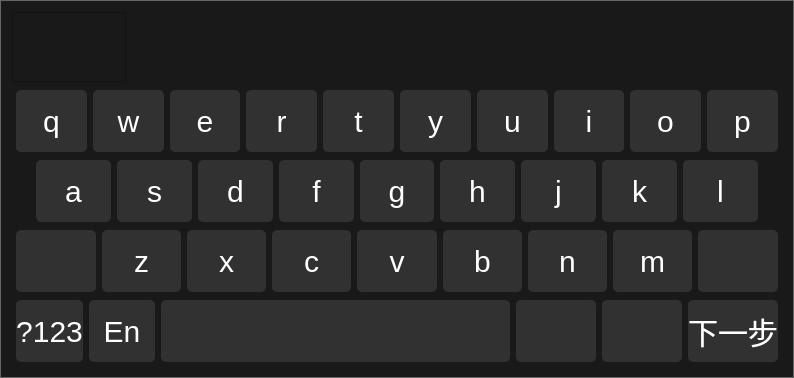
<?xml version="1.0" encoding="UTF-8"?>
<ui version="4.0">
 <class>KeyBoard</class>
 <widget class="QWidget" name="KeyBoard">
  <property name="geometry">
   <rect>
    <x>0</x>
    <y>0</y>
    <width>794</width>
    <height>378</height>
   </rect>
  </property>
  <property name="windowTitle">
   <string>Form</string>
  </property>
  <property name="styleSheet">
   <string notr="true">QWidget#KeyBoard{border:1px solid #666666;}
QWidget{font-size: 30px;background-color:#191919;color:#FFFFFF;}
QPushButton{
margin: 2px;
border-radius: 5px;
background: #313131;}

QPushButton:pressed{
background: #F95717 ;}

QPushButton#textinputBtn{
background:transparent;
}


QListWidget{font-size: 30px;outline: none;border:1px solid
#000000;color: #FFFFFF;background:transparent; }
QListWidget::item { background: transparent; color: #FFFFFF; }
QListWidget::item:pressed { background: #D9EEFB; }
QListWidget::item:selected {color: #6792E2; }
QLineEdit{font-size: 30px;outline: none; border:1px solid
#000000;}</string>
  </property>
  <layout class="QVBoxLayout" name="verticalLayout_2" stretch="1,5">
   <property name="spacing">
    <number>0</number>
   </property>
   <property name="leftMargin">
    <number>10</number>
   </property>
   <property name="topMargin">
    <number>10</number>
   </property>
   <property name="rightMargin">
    <number>10</number>
   </property>
   <property name="bottomMargin">
    <number>10</number>
   </property>
   <item>
    <widget class="QWidget" name="widget_chinese" native="true">
     <property name="sizePolicy">
      <sizepolicy hsizetype="Expanding" vsizetype="Preferred">
       <horstretch>0</horstretch>
       <verstretch>0</verstretch>
      </sizepolicy>
     </property>
     <layout class="QHBoxLayout" name="horizontalLayout_5" stretch="1,5,0">
      <property name="spacing">
       <number>2</number>
      </property>
      <property name="leftMargin">
       <number>2</number>
      </property>
      <property name="topMargin">
       <number>2</number>
      </property>
      <property name="rightMargin">
       <number>2</number>
      </property>
      <property name="bottomMargin">
       <number>2</number>
      </property>
      <item>
       <widget class="QScrollArea" name="scrollArea">
        <property name="widgetResizable">
         <bool>true</bool>
        </property>
        <widget class="QWidget" name="scrollAreaWidgetContents">
         <property name="geometry">
          <rect>
           <x>0</x>
           <y>0</y>
           <width>118</width>
           <height>68</height>
          </rect>
         </property>
         <layout class="QHBoxLayout" name="horizontalLayout_7">
          <property name="spacing">
           <number>0</number>
          </property>
          <property name="leftMargin">
           <number>20</number>
          </property>
          <property name="topMargin">
           <number>0</number>
          </property>
          <property name="rightMargin">
           <number>20</number>
          </property>
          <property name="bottomMargin">
           <number>0</number>
          </property>
          <item>
           <widget class="QLabel" name="lineEdit_textinput">
            <property name="sizePolicy">
             <sizepolicy hsizetype="Expanding" vsizetype="Preferred">
              <horstretch>0</horstretch>
              <verstretch>0</verstretch>
             </sizepolicy>
            </property>
            <property name="text">
             <string/>
            </property>
           </widget>
          </item>
         </layout>
        </widget>
       </widget>
      </item>
      <item>
       <widget class="QListWidget" name="listWidget">
        <property name="sizePolicy">
         <sizepolicy hsizetype="Expanding" vsizetype="Expanding">
          <horstretch>0</horstretch>
          <verstretch>0</verstretch>
         </sizepolicy>
        </property>
        <property name="minimumSize">
         <size>
          <width>0</width>
          <height>0</height>
         </size>
        </property>
        <property name="maximumSize">
         <size>
          <width>16777215</width>
          <height>16777215</height>
         </size>
        </property>
        <property name="spacing">
         <number>10</number>
        </property>
       </widget>
      </item>
      <item>
       <widget class="QPushButton" name="textinputBtn">
        <property name="sizePolicy">
         <sizepolicy hsizetype="Expanding" vsizetype="Expanding">
          <horstretch>0</horstretch>
          <verstretch>0</verstretch>
         </sizepolicy>
        </property>
        <property name="styleSheet">
         <string notr="true"/>
        </property>
        <property name="text">
         <string/>
        </property>
        <property name="icon">
         <iconset resource="dict.qrc">
          <normaloff>:/icon/drop_white.png</normaloff>
          <normalon>:/icon/up_white.png</normalon>:/icon/drop_white.png</iconset>
        </property>
        <property name="iconSize">
         <size>
          <width>40</width>
          <height>40</height>
         </size>
        </property>
        <property name="checkable">
         <bool>true</bool>
        </property>
       </widget>
      </item>
     </layout>
    </widget>
   </item>
   <item>
    <widget class="QStackedWidget" name="stackedWidget">
     <widget class="QWidget" name="page">
      <layout class="QVBoxLayout" name="verticalLayout" stretch="1,1,1,1">
       <property name="spacing">
        <number>0</number>
       </property>
       <property name="leftMargin">
        <number>2</number>
       </property>
       <property name="topMargin">
        <number>2</number>
       </property>
       <property name="rightMargin">
        <number>2</number>
       </property>
       <property name="bottomMargin">
        <number>2</number>
       </property>
       <item>
        <widget class="QWidget" name="widget" native="true">
         <layout class="QHBoxLayout" name="horizontalLayout">
          <property name="spacing">
           <number>2</number>
          </property>
          <property name="leftMargin">
           <number>2</number>
          </property>
          <property name="topMargin">
           <number>2</number>
          </property>
          <property name="rightMargin">
           <number>2</number>
          </property>
          <property name="bottomMargin">
           <number>2</number>
          </property>
          <item>
           <widget class="KeyButton" name="pushButton_q">
            <property name="sizePolicy">
             <sizepolicy hsizetype="Preferred" vsizetype="Preferred">
              <horstretch>0</horstretch>
              <verstretch>0</verstretch>
             </sizepolicy>
            </property>
            <property name="text">
             <string>q</string>
            </property>
           </widget>
          </item>
          <item>
           <widget class="KeyButton" name="pushButton_w">
            <property name="sizePolicy">
             <sizepolicy hsizetype="Preferred" vsizetype="Preferred">
              <horstretch>0</horstretch>
              <verstretch>0</verstretch>
             </sizepolicy>
            </property>
            <property name="text">
             <string>w</string>
            </property>
           </widget>
          </item>
          <item>
           <widget class="KeyButton" name="pushButton_e">
            <property name="sizePolicy">
             <sizepolicy hsizetype="Preferred" vsizetype="Preferred">
              <horstretch>0</horstretch>
              <verstretch>0</verstretch>
             </sizepolicy>
            </property>
            <property name="text">
             <string>e</string>
            </property>
           </widget>
          </item>
          <item>
           <widget class="KeyButton" name="pushButton_r">
            <property name="sizePolicy">
             <sizepolicy hsizetype="Preferred" vsizetype="Preferred">
              <horstretch>0</horstretch>
              <verstretch>0</verstretch>
             </sizepolicy>
            </property>
            <property name="text">
             <string>r</string>
            </property>
           </widget>
          </item>
          <item>
           <widget class="KeyButton" name="pushButton_t">
            <property name="sizePolicy">
             <sizepolicy hsizetype="Preferred" vsizetype="Preferred">
              <horstretch>0</horstretch>
              <verstretch>0</verstretch>
             </sizepolicy>
            </property>
            <property name="text">
             <string>t</string>
            </property>
           </widget>
          </item>
          <item>
           <widget class="KeyButton" name="pushButton_y">
            <property name="sizePolicy">
             <sizepolicy hsizetype="Preferred" vsizetype="Preferred">
              <horstretch>0</horstretch>
              <verstretch>0</verstretch>
             </sizepolicy>
            </property>
            <property name="text">
             <string>y</string>
            </property>
           </widget>
          </item>
          <item>
           <widget class="KeyButton" name="pushButton_u">
            <property name="sizePolicy">
             <sizepolicy hsizetype="Preferred" vsizetype="Preferred">
              <horstretch>0</horstretch>
              <verstretch>0</verstretch>
             </sizepolicy>
            </property>
            <property name="text">
             <string>u</string>
            </property>
           </widget>
          </item>
          <item>
           <widget class="KeyButton" name="pushButton_i">
            <property name="sizePolicy">
             <sizepolicy hsizetype="Preferred" vsizetype="Preferred">
              <horstretch>0</horstretch>
              <verstretch>0</verstretch>
             </sizepolicy>
            </property>
            <property name="text">
             <string>i</string>
            </property>
           </widget>
          </item>
          <item>
           <widget class="KeyButton" name="pushButton_o">
            <property name="sizePolicy">
             <sizepolicy hsizetype="Preferred" vsizetype="Preferred">
              <horstretch>0</horstretch>
              <verstretch>0</verstretch>
             </sizepolicy>
            </property>
            <property name="text">
             <string>o</string>
            </property>
           </widget>
          </item>
          <item>
           <widget class="KeyButton" name="pushButton_p">
            <property name="sizePolicy">
             <sizepolicy hsizetype="Preferred" vsizetype="Preferred">
              <horstretch>0</horstretch>
              <verstretch>0</verstretch>
             </sizepolicy>
            </property>
            <property name="text">
             <string>p</string>
            </property>
           </widget>
          </item>
         </layout>
        </widget>
       </item>
       <item>
        <widget class="QWidget" name="widget_2" native="true">
         <layout class="QHBoxLayout" name="horizontalLayout_2">
          <property name="spacing">
           <number>2</number>
          </property>
          <property name="leftMargin">
           <number>2</number>
          </property>
          <property name="topMargin">
           <number>2</number>
          </property>
          <property name="rightMargin">
           <number>2</number>
          </property>
          <property name="bottomMargin">
           <number>2</number>
          </property>
          <item>
           <spacer name="horizontalSpacer">
            <property name="orientation">
             <enum>Qt::Vertical</enum>
            </property>
            <property name="sizeType">
             <enum>QSizePolicy::Fixed</enum>
            </property>
            <property name="sizeHint" stdset="0">
             <size>
              <width>20</width>
              <height>20</height>
             </size>
            </property>
           </spacer>
          </item>
          <item>
           <widget class="KeyButton" name="pushButton_a">
            <property name="sizePolicy">
             <sizepolicy hsizetype="Preferred" vsizetype="Preferred">
              <horstretch>0</horstretch>
              <verstretch>0</verstretch>
             </sizepolicy>
            </property>
            <property name="text">
             <string>a</string>
            </property>
           </widget>
          </item>
          <item>
           <widget class="KeyButton" name="pushButton_s">
            <property name="sizePolicy">
             <sizepolicy hsizetype="Preferred" vsizetype="Preferred">
              <horstretch>0</horstretch>
              <verstretch>0</verstretch>
             </sizepolicy>
            </property>
            <property name="text">
             <string>s</string>
            </property>
           </widget>
          </item>
          <item>
           <widget class="KeyButton" name="pushButton_d">
            <property name="sizePolicy">
             <sizepolicy hsizetype="Preferred" vsizetype="Preferred">
              <horstretch>0</horstretch>
              <verstretch>0</verstretch>
             </sizepolicy>
            </property>
            <property name="text">
             <string>d</string>
            </property>
           </widget>
          </item>
          <item>
           <widget class="KeyButton" name="pushButton_f">
            <property name="sizePolicy">
             <sizepolicy hsizetype="Preferred" vsizetype="Preferred">
              <horstretch>0</horstretch>
              <verstretch>0</verstretch>
             </sizepolicy>
            </property>
            <property name="text">
             <string>f</string>
            </property>
           </widget>
          </item>
          <item>
           <widget class="KeyButton" name="pushButton_g">
            <property name="sizePolicy">
             <sizepolicy hsizetype="Preferred" vsizetype="Preferred">
              <horstretch>0</horstretch>
              <verstretch>0</verstretch>
             </sizepolicy>
            </property>
            <property name="styleSheet">
             <string notr="true"/>
            </property>
            <property name="text">
             <string>g</string>
            </property>
           </widget>
          </item>
          <item>
           <widget class="KeyButton" name="pushButton_h">
            <property name="sizePolicy">
             <sizepolicy hsizetype="Preferred" vsizetype="Preferred">
              <horstretch>0</horstretch>
              <verstretch>0</verstretch>
             </sizepolicy>
            </property>
            <property name="text">
             <string>h</string>
            </property>
           </widget>
          </item>
          <item>
           <widget class="KeyButton" name="pushButton_j">
            <property name="sizePolicy">
             <sizepolicy hsizetype="Preferred" vsizetype="Preferred">
              <horstretch>0</horstretch>
              <verstretch>0</verstretch>
             </sizepolicy>
            </property>
            <property name="text">
             <string>j</string>
            </property>
           </widget>
          </item>
          <item>
           <widget class="KeyButton" name="pushButton_k">
            <property name="sizePolicy">
             <sizepolicy hsizetype="Preferred" vsizetype="Preferred">
              <horstretch>0</horstretch>
              <verstretch>0</verstretch>
             </sizepolicy>
            </property>
            <property name="text">
             <string>k</string>
            </property>
           </widget>
          </item>
          <item>
           <widget class="KeyButton" name="pushButton_l">
            <property name="sizePolicy">
             <sizepolicy hsizetype="Preferred" vsizetype="Preferred">
              <horstretch>0</horstretch>
              <verstretch>0</verstretch>
             </sizepolicy>
            </property>
            <property name="text">
             <string>l</string>
            </property>
           </widget>
          </item>
          <item>
           <spacer name="horizontalSpacer_2">
            <property name="orientation">
             <enum>Qt::Vertical</enum>
            </property>
            <property name="sizeType">
             <enum>QSizePolicy::Fixed</enum>
            </property>
            <property name="sizeHint" stdset="0">
             <size>
              <width>20</width>
              <height>20</height>
             </size>
            </property>
           </spacer>
          </item>
         </layout>
        </widget>
       </item>
       <item>
        <widget class="QWidget" name="widget_3" native="true">
         <layout class="QHBoxLayout" name="horizontalLayout_3">
          <property name="spacing">
           <number>2</number>
          </property>
          <property name="leftMargin">
           <number>2</number>
          </property>
          <property name="topMargin">
           <number>2</number>
          </property>
          <property name="rightMargin">
           <number>2</number>
          </property>
          <property name="bottomMargin">
           <number>2</number>
          </property>
          <item>
           <widget class="KeyButton" name="pushButton_shift">
            <property name="sizePolicy">
             <sizepolicy hsizetype="Preferred" vsizetype="Preferred">
              <horstretch>0</horstretch>
              <verstretch>0</verstretch>
             </sizepolicy>
            </property>
            <property name="text">
             <string/>
            </property>
            <property name="icon">
             <iconset resource="dict.qrc">
              <normaloff>:/icon/lowercase.png</normaloff>
              <normalon>:/icon/uppercase.png</normalon>:/icon/lowercase.png</iconset>
            </property>
            <property name="iconSize">
             <size>
              <width>40</width>
              <height>40</height>
             </size>
            </property>
            <property name="checkable">
             <bool>true</bool>
            </property>
           </widget>
          </item>
          <item>
           <widget class="KeyButton" name="pushButton_z">
            <property name="sizePolicy">
             <sizepolicy hsizetype="Preferred" vsizetype="Preferred">
              <horstretch>0</horstretch>
              <verstretch>0</verstretch>
             </sizepolicy>
            </property>
            <property name="text">
             <string>z</string>
            </property>
           </widget>
          </item>
          <item>
           <widget class="KeyButton" name="pushButton_x">
            <property name="sizePolicy">
             <sizepolicy hsizetype="Preferred" vsizetype="Preferred">
              <horstretch>0</horstretch>
              <verstretch>0</verstretch>
             </sizepolicy>
            </property>
            <property name="text">
             <string>x</string>
            </property>
           </widget>
          </item>
          <item>
           <widget class="KeyButton" name="pushButton_c">
            <property name="sizePolicy">
             <sizepolicy hsizetype="Preferred" vsizetype="Preferred">
              <horstretch>0</horstretch>
              <verstretch>0</verstretch>
             </sizepolicy>
            </property>
            <property name="text">
             <string>c</string>
            </property>
           </widget>
          </item>
          <item>
           <widget class="KeyButton" name="pushButton_v">
            <property name="sizePolicy">
             <sizepolicy hsizetype="Preferred" vsizetype="Preferred">
              <horstretch>0</horstretch>
              <verstretch>0</verstretch>
             </sizepolicy>
            </property>
            <property name="text">
             <string>v</string>
            </property>
           </widget>
          </item>
          <item>
           <widget class="KeyButton" name="pushButton_b">
            <property name="sizePolicy">
             <sizepolicy hsizetype="Preferred" vsizetype="Preferred">
              <horstretch>0</horstretch>
              <verstretch>0</verstretch>
             </sizepolicy>
            </property>
            <property name="text">
             <string>b</string>
            </property>
           </widget>
          </item>
          <item>
           <widget class="KeyButton" name="pushButton_n">
            <property name="sizePolicy">
             <sizepolicy hsizetype="Preferred" vsizetype="Preferred">
              <horstretch>0</horstretch>
              <verstretch>0</verstretch>
             </sizepolicy>
            </property>
            <property name="text">
             <string>n</string>
            </property>
           </widget>
          </item>
          <item>
           <widget class="KeyButton" name="pushButton_m">
            <property name="sizePolicy">
             <sizepolicy hsizetype="Preferred" vsizetype="Preferred">
              <horstretch>0</horstretch>
              <verstretch>0</verstretch>
             </sizepolicy>
            </property>
            <property name="text">
             <string>m</string>
            </property>
           </widget>
          </item>
          <item>
           <widget class="KeyButton" name="pushButton_back">
            <property name="sizePolicy">
             <sizepolicy hsizetype="Preferred" vsizetype="Preferred">
              <horstretch>0</horstretch>
              <verstretch>0</verstretch>
             </sizepolicy>
            </property>
            <property name="text">
             <string/>
            </property>
            <property name="icon">
             <iconset resource="dict.qrc">
              <normaloff>:/icon/backspace.png</normaloff>:/icon/backspace.png</iconset>
            </property>
            <property name="iconSize">
             <size>
              <width>40</width>
              <height>40</height>
             </size>
            </property>
           </widget>
          </item>
         </layout>
        </widget>
       </item>
       <item>
        <widget class="QWidget" name="widget_4" native="true">
         <layout class="QHBoxLayout" name="horizontalLayout_4" stretch="1,1,5,1,1,1">
          <property name="spacing">
           <number>2</number>
          </property>
          <property name="leftMargin">
           <number>2</number>
          </property>
          <property name="topMargin">
           <number>2</number>
          </property>
          <property name="rightMargin">
           <number>2</number>
          </property>
          <property name="bottomMargin">
           <number>2</number>
          </property>
          <item>
           <widget class="KeyButton" name="pushButton_123">
            <property name="sizePolicy">
             <sizepolicy hsizetype="Preferred" vsizetype="Preferred">
              <horstretch>0</horstretch>
              <verstretch>0</verstretch>
             </sizepolicy>
            </property>
            <property name="text">
             <string>?123</string>
            </property>
            <property name="checkable">
             <bool>true</bool>
            </property>
           </widget>
          </item>
          <item>
           <widget class="KeyButton" name="pushButton_en">
            <property name="sizePolicy">
             <sizepolicy hsizetype="Preferred" vsizetype="Preferred">
              <horstretch>0</horstretch>
              <verstretch>0</verstretch>
             </sizepolicy>
            </property>
            <property name="text">
             <string>En</string>
            </property>
            <property name="checkable">
             <bool>true</bool>
            </property>
           </widget>
          </item>
          <item>
           <widget class="KeyButton" name="pushButton_space">
            <property name="sizePolicy">
             <sizepolicy hsizetype="Preferred" vsizetype="Preferred">
              <horstretch>0</horstretch>
              <verstretch>0</verstretch>
             </sizepolicy>
            </property>
            <property name="text">
             <string/>
            </property>
            <property name="icon">
             <iconset resource="dict.qrc">
              <normaloff>:/icon/space.png</normaloff>:/icon/space.png</iconset>
            </property>
            <property name="iconSize">
             <size>
              <width>40</width>
              <height>40</height>
             </size>
            </property>
           </widget>
          </item>
          <item>
           <widget class="KeyButton" name="pushButton_hide">
            <property name="sizePolicy">
             <sizepolicy hsizetype="Preferred" vsizetype="Preferred">
              <horstretch>0</horstretch>
              <verstretch>0</verstretch>
             </sizepolicy>
            </property>
            <property name="text">
             <string/>
            </property>
            <property name="icon">
             <iconset resource="dict.qrc">
              <normaloff>:/icon/hide.png</normaloff>:/icon/hide.png</iconset>
            </property>
            <property name="iconSize">
             <size>
              <width>40</width>
              <height>40</height>
             </size>
            </property>
           </widget>
          </item>
          <item>
           <widget class="KeyButton" name="pushButton_enter">
            <property name="sizePolicy">
             <sizepolicy hsizetype="Preferred" vsizetype="Preferred">
              <horstretch>0</horstretch>
              <verstretch>0</verstretch>
             </sizepolicy>
            </property>
            <property name="text">
             <string/>
            </property>
            <property name="icon">
             <iconset resource="dict.qrc">
              <normaloff>:/icon/enter.png</normaloff>:/icon/enter.png</iconset>
            </property>
            <property name="iconSize">
             <size>
              <width>40</width>
              <height>40</height>
             </size>
            </property>
           </widget>
          </item>
          <item>
           <widget class="KeyButton" name="pushButton_tab">
            <property name="sizePolicy">
             <sizepolicy hsizetype="Preferred" vsizetype="Preferred">
              <horstretch>0</horstretch>
              <verstretch>0</verstretch>
             </sizepolicy>
            </property>
            <property name="text">
             <string>下一步</string>
            </property>
           </widget>
          </item>
         </layout>
        </widget>
       </item>
      </layout>
     </widget>
     <widget class="QWidget" name="page_2">
      <layout class="QHBoxLayout" name="horizontalLayout_6">
       <property name="spacing">
        <number>0</number>
       </property>
       <property name="leftMargin">
        <number>0</number>
       </property>
       <property name="topMargin">
        <number>0</number>
       </property>
       <property name="rightMargin">
        <number>0</number>
       </property>
       <property name="bottomMargin">
        <number>0</number>
       </property>
       <item>
        <widget class="QTableWidget" name="tableWidget"/>
       </item>
      </layout>
     </widget>
    </widget>
   </item>
  </layout>
 </widget>
 <customwidgets>
  <customwidget>
   <class>KeyButton</class>
   <extends>QPushButton</extends>
   <header>keybutton.h</header>
  </customwidget>
 </customwidgets>
 <resources>
  <include location="dict.qrc"/>
 </resources>
 <connections/>
</ui>
